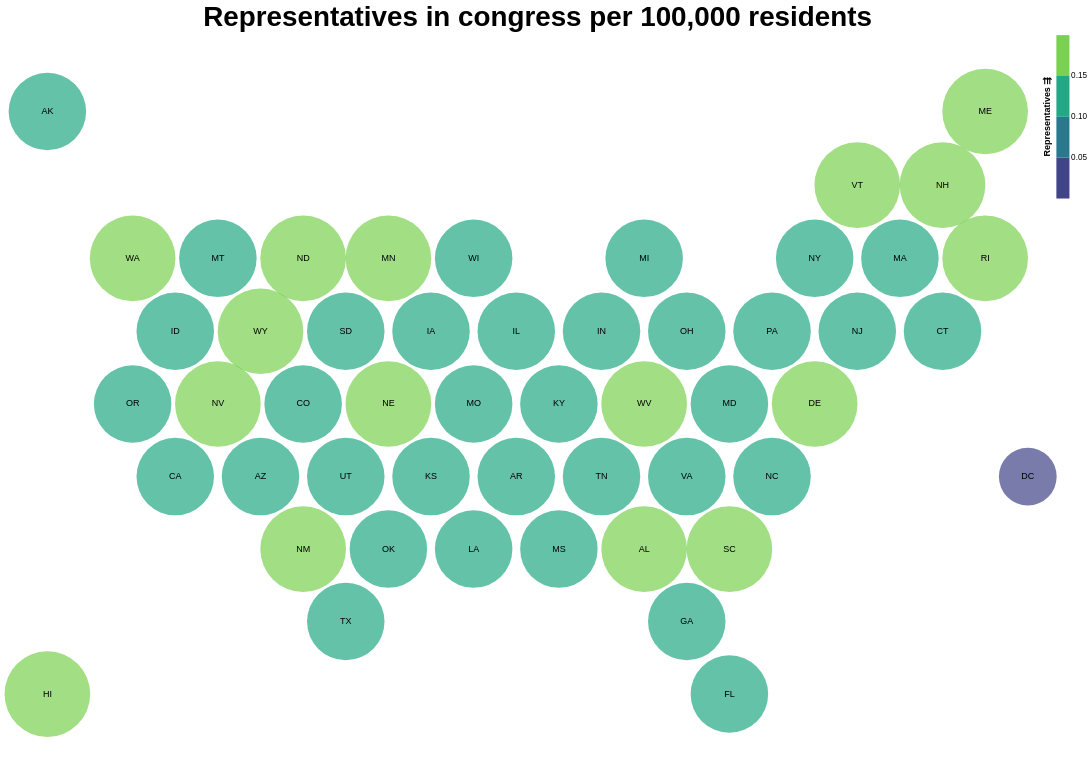

The specification (Vega-Lite) saved for this image:
### Vega specification from a JSON file in a GitHub repository (floating-point values rounded to 4 significant figures)
{"$schema": "https://vega.github.io/schema/vega/v5.json", "background": "white", "padding": 5, "width": 1200, "height": 900, "title": {"text": ["Representatives in congress per 100,000 residents"], "fontSize": 34, "frame": "group"}, "style": "cell", "data": [{"name": "data-ecb5fec3b20ee88d7fc8408d3e2f51c2", "values": [{"%-electoral_votes": 1.67, "%-population": 1.55, "%-representatives": 1.61, "%-senators": 2, "Electoral votes per 100K": 0.19, "Population": 4779736, "Representatives per 100K": 0.15, "Senators per 100K": 0.04, "State": "Alabama", "State_Abbr": "AL", "States": "Alabama", "centroid_lat": 0.65, "centroid_lon": 15.0, "state_code": "AL", "type": "Feature", "geometry": {"type": "Polygon", "coordinates": [[[14.0, 0.1], [14.0, 1.2], [15.0, 1.8], [16, 1.2], [16, 0.1], [15.0, -0.5], [14.0, 0.1]]]}}, {"%-electoral_votes": 0.56, "%-population": 0.23, "%-representatives": 0.23, "%-senators": 2, "Electoral votes per 100K": 0.42, "Population": 710231, "Representatives per 100K": 0.14, "Senators per 100K": 0.28, "State": "Alaska", "State_Abbr": "AK", "States": "Alaska", "centroid_lat": 10.85, "centroid_lon": 1.0, "state_code": "AK", "type": "Feature", "geometry": {"type": "Polygon", "coordinates": [[[-3.243e-20, 10.3], [0, 11.4], [1.0, 12.0], [2, 11.4], [2, 10.3], [1.0, 9.7], [-3.243e-20, 10.3]]]}}, {"%-electoral_votes": 2.04, "%-population": 2.07, "%-representatives": 2.07, "%-senators": 2, "Electoral votes per 100K": 0.17, "Population": 6392017, "Representatives per 100K": 0.14, "Senators per 100K": 0.03, "State": "Arizona", "State_Abbr": "AZ", "States": "Arizona", "centroid_lat": 2.35, "centroid_lon": 6.0, "state_code": "AZ", "type": "Feature", "geometry": {"type": "Polygon", "coordinates": [[[5.0, 1.8], [5, 2.9], [6.0, 3.5], [7.0, 2.9], [7.0, 1.8], [6.0, 1.2], [5.0, 1.8]]]}}, {"%-electoral_votes": 1.12, "%-population": 0.94, "%-representatives": 0.92, "%-senators": 2, "Electoral votes per 100K": 0.21, "Population": 2915918, "Representatives per 100K": 0.14, "Senators per 100K": 0.07, "State": "Arkansas", "State_Abbr": "AR", "States": "Arkansas", "centroid_lat": 2.35, "centroid_lon": 12.0, "state_code": "AR", "type": "Feature", "geometry": {"type": "Polygon", "coordinates": [[[11.0, 1.8], [11, 2.9], [12, 3.5], [13.0, 2.9], [13.0, 1.8], [12.0, 1.2], [11.0, 1.8]]]}}, {"%-electoral_votes": 10.22, "%-population": 12.07, "%-representatives": 12.18, "%-senators": 2, "Electoral votes per 100K": 0.15, "Population": 37253956, "Representatives per 100K": 0.14, "Senators per 100K": 0.01, "State": "California", "State_Abbr": "CA", "States": "California", "centroid_lat": 2.35, "centroid_lon": 4, "state_code": "CA", "type": "Feature", "geometry": {"type": "Polygon", "coordinates": [[[3.0, 1.8], [3, 2.9], [4, 3.5], [5, 2.9], [5.0, 1.8], [4, 1.2], [3.0, 1.8]]]}}, {"%-electoral_votes": 1.67, "%-population": 1.63, "%-representatives": 1.61, "%-senators": 2, "Electoral votes per 100K": 0.18, "Population": 5029196, "Representatives per 100K": 0.14, "Senators per 100K": 0.04, "State": "Colorado", "State_Abbr": "CO", "States": "Colorado", "centroid_lat": 4.05, "centroid_lon": 7.0, "state_code": "CO", "type": "Feature", "geometry": {"type": "Polygon", "coordinates": [[[6.0, 3.5], [6.0, 4.6], [7.0, 5.2], [8, 4.6], [8.0, 3.5], [7.0, 2.9], [6.0, 3.5]]]}}, {"%-electoral_votes": 1.3, "%-population": 1.16, "%-representatives": 1.15, "%-senators": 2, "Electoral votes per 100K": 0.2, "Population": 3574097, "Representatives per 100K": 0.14, "Senators per 100K": 0.06, "State": "Connecticut", "State_Abbr": "CT", "States": "Connecticut", "centroid_lat": 5.75, "centroid_lon": 22.0, "state_code": "CT", "type": "Feature", "geometry": {"type": "Polygon", "coordinates": [[[21.0, 5.2], [21.0, 6.3], [22.0, 6.9], [23.0, 6.3], [23.0, 5.2], [22.0, 4.6], [21.0, 5.2]]]}}, {"%-electoral_votes": 0.56, "%-population": 0.19, "%-representatives": 0.23, "%-senators": 2, "Electoral votes per 100K": 0.5, "Population": 601723, "Representatives per 100K": 0.17, "Senators per 100K": 0.33, "State": "Delaware", "State_Abbr": "DE", "States": "Delaware", "centroid_lat": 4.05, "centroid_lon": 19.0, "state_code": "DE", "type": "Feature", "geometry": {"type": "Polygon", "coordinates": [[[18.0, 3.5], [18, 4.6], [19, 5.2], [20, 4.6], [20, 3.5], [19.0, 2.9], [18.0, 3.5]]]}}, {"%-electoral_votes": 0.56, "%-population": 0.29, "%-representatives": 0, "%-senators": 0, "Electoral votes per 100K": 0.33, "Population": 897934, "Representatives per 100K": 0, "Senators per 100K": 0, "State": "District of Columbia", "State_Abbr": "DC", "States": "D.C.", "centroid_lat": 2.35, "centroid_lon": 24, "state_code": "DC", "type": "Feature", "geometry": {"type": "Polygon", "coordinates": [[[23, 1.8], [23.0, 2.9], [24, 3.5], [25.0, 2.9], [25.0, 1.8], [24.0, 1.2], [23, 1.8]]]}}, {"%-electoral_votes": 5.39, "%-population": 6.09, "%-representatives": 6.21, "%-senators": 2, "Electoral votes per 100K": 0.15, "Population": 18801310, "Representatives per 100K": 0.14, "Senators per 100K": 0.01, "State": "Florida", "State_Abbr": "FL", "States": "Florida", "centroid_lat": -2.75, "centroid_lon": 17, "state_code": "FL", "type": "Feature", "geometry": {"type": "Polygon", "coordinates": [[[16, -2.2], [17.0, -1.6], [18.0, -2.2], [18, -3.3], [17.0, -3.9], [16, -3.3], [16, -2.2]]]}}, {"%-electoral_votes": 2.97, "%-population": 3.14, "%-representatives": 3.22, "%-senators": 2, "Electoral votes per 100K": 0.17, "Population": 9687653, "Representatives per 100K": 0.14, "Senators per 100K": 0.02, "State": "Georgia", "State_Abbr": "GA", "States": "Georgia", "centroid_lat": -1.05, "centroid_lon": 16, "state_code": "GA", "type": "Feature", "geometry": {"type": "Polygon", "coordinates": [[[15.0, -1.6], [15.0, -0.5], [16, 0.1], [17, -0.5], [17.0, -1.6], [16, -2.2], [15.0, -1.6]]]}}, {"%-electoral_votes": 0.74, "%-population": 0.44, "%-representatives": 0.46, "%-senators": 2, "Electoral votes per 100K": 0.29, "Population": 1360301, "Representatives per 100K": 0.15, "Senators per 100K": 0.15, "State": "Hawaii", "State_Abbr": "HI", "States": "Hawaii", "centroid_lat": -2.75, "centroid_lon": 1.0, "state_code": "HI", "type": "Feature", "geometry": {"type": "Polygon", "coordinates": [[[0, -3.3], [3.194e-20, -2.2], [1.0, -1.6], [2.0, -2.2], [2, -3.3], [1.0, -3.9], [0, -3.3]]]}}, {"%-electoral_votes": 0.74, "%-population": 0.51, "%-representatives": 0.46, "%-senators": 2, "Electoral votes per 100K": 0.26, "Population": 1567582, "Representatives per 100K": 0.13, "Senators per 100K": 0.13, "State": "Idaho", "State_Abbr": "ID", "States": "Idaho", "centroid_lat": 5.75, "centroid_lon": 4, "state_code": "ID", "type": "Feature", "geometry": {"type": "Polygon", "coordinates": [[[3.0, 5.2], [3.0, 6.3], [4, 6.9], [5, 6.3], [5.0, 5.2], [4.0, 4.6], [3.0, 5.2]]]}}, {"%-electoral_votes": 3.72, "%-population": 4.16, "%-representatives": 4.14, "%-senators": 2, "Electoral votes per 100K": 0.16, "Population": 12830632, "Representatives per 100K": 0.14, "Senators per 100K": 0.02, "State": "Illinois", "State_Abbr": "IL", "States": "Illinois", "centroid_lat": 5.75, "centroid_lon": 12, "state_code": "IL", "type": "Feature", "geometry": {"type": "Polygon", "coordinates": [[[11.0, 5.2], [11.0, 6.3], [12.0, 6.9], [13.0, 6.3], [13.0, 5.2], [12.0, 4.6], [11.0, 5.2]]]}}, {"%-electoral_votes": 2.04, "%-population": 2.1, "%-representatives": 2.07, "%-senators": 2, "Electoral votes per 100K": 0.17, "Population": 6483802, "Representatives per 100K": 0.14, "Senators per 100K": 0.03, "State": "Indiana", "State_Abbr": "IN", "States": "Indiana", "centroid_lat": 5.75, "centroid_lon": 14.0, "state_code": "IN", "type": "Feature", "geometry": {"type": "Polygon", "coordinates": [[[13.0, 5.2], [13.0, 6.3], [14.0, 6.9], [15.0, 6.3], [15.0, 5.2], [14.0, 4.6], [13.0, 5.2]]]}}, {"%-electoral_votes": 1.12, "%-population": 0.99, "%-representatives": 0.92, "%-senators": 2, "Electoral votes per 100K": 0.2, "Population": 3046355, "Representatives per 100K": 0.13, "Senators per 100K": 0.07, "State": "Iowa", "State_Abbr": "IA", "States": "Iowa", "centroid_lat": 5.75, "centroid_lon": 10, "state_code": "IA", "type": "Feature", "geometry": {"type": "Polygon", "coordinates": [[[9.0, 5.2], [9.0, 6.3], [10, 6.9], [11.0, 6.3], [11.0, 5.2], [10.0, 4.6], [9.0, 5.2]]]}}, {"%-electoral_votes": 1.12, "%-population": 0.92, "%-representatives": 0.92, "%-senators": 2, "Electoral votes per 100K": 0.21, "Population": 2853118, "Representatives per 100K": 0.14, "Senators per 100K": 0.07, "State": "Kansas", "State_Abbr": "KS", "States": "Kansas", "centroid_lat": 2.35, "centroid_lon": 10, "state_code": "KS", "type": "Feature", "geometry": {"type": "Polygon", "coordinates": [[[9.0, 1.8], [9.0, 2.9], [10, 3.5], [11, 2.9], [11.0, 1.8], [10.0, 1.2], [9.0, 1.8]]]}}, {"%-electoral_votes": 1.49, "%-population": 1.41, "%-representatives": 1.38, "%-senators": 2, "Electoral votes per 100K": 0.18, "Population": 4339367, "Representatives per 100K": 0.14, "Senators per 100K": 0.05, "State": "Kentucky", "State_Abbr": "KY", "States": "Kentucky", "centroid_lat": 4.05, "centroid_lon": 13, "state_code": "KY", "type": "Feature", "geometry": {"type": "Polygon", "coordinates": [[[12, 3.5], [12.0, 4.6], [13.0, 5.2], [14.0, 4.6], [14.0, 3.5], [13.0, 2.9], [12, 3.5]]]}}, {"%-electoral_votes": 1.49, "%-population": 1.47, "%-representatives": 1.38, "%-senators": 2, "Electoral votes per 100K": 0.18, "Population": 4533372, "Representatives per 100K": 0.13, "Senators per 100K": 0.04, "State": "Louisiana", "State_Abbr": "LA", "States": "Louisiana", "centroid_lat": 0.65, "centroid_lon": 11.0, "state_code": "LA", "type": "Feature", "geometry": {"type": "Polygon", "coordinates": [[[10.0, 0.1], [10.0, 1.2], [11.0, 1.8], [12.0, 1.2], [12.0, 0.1], [11.0, -0.5], [10.0, 0.1]]]}}, {"%-electoral_votes": 0.74, "%-population": 0.43, "%-representatives": 0.46, "%-senators": 2, "Electoral votes per 100K": 0.3, "Population": 1328361, "Representatives per 100K": 0.15, "Senators per 100K": 0.15, "State": "Maine", "State_Abbr": "ME", "States": "Maine", "centroid_lat": 10.85, "centroid_lon": 23, "state_code": "ME", "type": "Feature", "geometry": {"type": "Polygon", "coordinates": [[[22.0, 11.4], [23.0, 12.0], [24.0, 11.4], [24.0, 10.3], [23.0, 9.7], [22, 10.3], [22.0, 11.4]]]}}, {"%-electoral_votes": 1.86, "%-population": 1.87, "%-representatives": 1.84, "%-senators": 2, "Electoral votes per 100K": 0.17, "Population": 5773552, "Representatives per 100K": 0.14, "Senators per 100K": 0.03, "State": "Maryland", "State_Abbr": "MD", "States": "Maryland", "centroid_lat": 4.05, "centroid_lon": 17.0, "state_code": "MD", "type": "Feature", "geometry": {"type": "Polygon", "coordinates": [[[16, 3.5], [16.0, 4.6], [17.0, 5.2], [18, 4.6], [18.0, 3.5], [17.0, 2.9], [16, 3.5]]]}}, {"%-electoral_votes": 2.04, "%-population": 2.12, "%-representatives": 2.07, "%-senators": 2, "Electoral votes per 100K": 0.17, "Population": 6547629, "Representatives per 100K": 0.14, "Senators per 100K": 0.03, "State": "Massachusetts", "State_Abbr": "MA", "States": "Massachusetts", "centroid_lat": 7.45, "centroid_lon": 21.0, "state_code": "MA", "type": "Feature", "geometry": {"type": "Polygon", "coordinates": [[[20.0, 6.9], [20.0, 8.0], [21, 8.6], [22.0, 8.0], [22.0, 6.9], [21.0, 6.3], [20.0, 6.9]]]}}, {"%-electoral_votes": 2.97, "%-population": 3.2, "%-representatives": 3.22, "%-senators": 2, "Electoral votes per 100K": 0.16, "Population": 9883640, "Representatives per 100K": 0.14, "Senators per 100K": 0.02, "State": "Michigan", "State_Abbr": "MI", "States": "Michigan", "centroid_lat": 7.45, "centroid_lon": 15, "state_code": "MI", "type": "Feature", "geometry": {"type": "Polygon", "coordinates": [[[14.0, 8.0], [15.0, 8.6], [16.0, 8.0], [16.0, 6.9], [15.0, 6.3], [14.0, 6.9], [14.0, 8.0]]]}}, {"%-electoral_votes": 1.86, "%-population": 1.72, "%-representatives": 1.84, "%-senators": 2, "Electoral votes per 100K": 0.19, "Population": 5303925, "Representatives per 100K": 0.15, "Senators per 100K": 0.04, "State": "Minnesota", "State_Abbr": "MN", "States": "Minnesota", "centroid_lat": 7.45, "centroid_lon": 9.0, "state_code": "MN", "type": "Feature", "geometry": {"type": "Polygon", "coordinates": [[[8.0, 6.9], [8.0, 8.0], [9.0, 8.6], [10.0, 8.0], [10, 6.9], [9.0, 6.3], [8.0, 6.9]]]}}, {"%-electoral_votes": 1.12, "%-population": 0.96, "%-representatives": 0.92, "%-senators": 2, "Electoral votes per 100K": 0.2, "Population": 2967297, "Representatives per 100K": 0.13, "Senators per 100K": 0.07, "State": "Mississippi", "State_Abbr": "MS", "States": "Mississippi", "centroid_lat": 0.65, "centroid_lon": 13, "state_code": "MS", "type": "Feature", "geometry": {"type": "Polygon", "coordinates": [[[12.0, 1.2], [13.0, 1.8], [14.0, 1.2], [14.0, 0.1], [13.0, -0.5], [12.0, 0.1], [12.0, 1.2]]]}}, {"%-electoral_votes": 1.86, "%-population": 1.94, "%-representatives": 1.84, "%-senators": 2, "Electoral votes per 100K": 0.17, "Population": 5988927, "Representatives per 100K": 0.13, "Senators per 100K": 0.03, "State": "Missouri", "State_Abbr": "MO", "States": "Missouri", "centroid_lat": 4.05, "centroid_lon": 11, "state_code": "MO", "type": "Feature", "geometry": {"type": "Polygon", "coordinates": [[[10.0, 4.6], [11.0, 5.2], [12.0, 4.6], [12, 3.5], [11, 2.9], [10, 3.5], [10.0, 4.6]]]}}, {"%-electoral_votes": 0.56, "%-population": 0.32, "%-representatives": 0.23, "%-senators": 2, "Electoral votes per 100K": 0.3, "Population": 989415, "Representatives per 100K": 0.1, "Senators per 100K": 0.2, "State": "Montana", "State_Abbr": "MT", "States": "Montana", "centroid_lat": 7.45, "centroid_lon": 5.0, "state_code": "MT", "type": "Feature", "geometry": {"type": "Polygon", "coordinates": [[[4, 6.9], [4.0, 8.0], [5.0, 8.6], [6, 8.0], [6.0, 6.9], [5, 6.3], [4, 6.9]]]}}, {"%-electoral_votes": 0.93, "%-population": 0.59, "%-representatives": 0.69, "%-senators": 2, "Electoral votes per 100K": 0.27, "Population": 1826341, "Representatives per 100K": 0.16, "Senators per 100K": 0.11, "State": "Nebraska", "State_Abbr": "NE", "States": "Nebraska", "centroid_lat": 4.05, "centroid_lon": 9.0, "state_code": "NE", "type": "Feature", "geometry": {"type": "Polygon", "coordinates": [[[8.0, 3.5], [8, 4.6], [9.0, 5.2], [10.0, 4.6], [10, 3.5], [9.0, 2.9], [8.0, 3.5]]]}}, {"%-electoral_votes": 1.12, "%-population": 0.87, "%-representatives": 0.92, "%-senators": 2, "Electoral votes per 100K": 0.22, "Population": 2700551, "Representatives per 100K": 0.15, "Senators per 100K": 0.07, "State": "Nevada", "State_Abbr": "NV", "States": "Nevada", "centroid_lat": 4.05, "centroid_lon": 5.0, "state_code": "NV", "type": "Feature", "geometry": {"type": "Polygon", "coordinates": [[[4.0, 4.6], [5.0, 5.2], [6.0, 4.6], [6.0, 3.5], [5, 2.9], [4, 3.5], [4.0, 4.6]]]}}, {"%-electoral_votes": 0.74, "%-population": 0.43, "%-representatives": 0.46, "%-senators": 2, "Electoral votes per 100K": 0.3, "Population": 1316470, "Representatives per 100K": 0.15, "Senators per 100K": 0.15, "State": "New Hampshire", "State_Abbr": "NH", "States": "New Hampshire", "centroid_lat": 9.15, "centroid_lon": 22.0, "state_code": "NH", "type": "Feature", "geometry": {"type": "Polygon", "coordinates": [[[21, 8.6], [21.0, 9.7], [22, 10.3], [23.0, 9.7], [23.0, 8.6], [22.0, 8.0], [21, 8.6]]]}}, {"%-electoral_votes": 2.6, "%-population": 2.85, "%-representatives": 2.76, "%-senators": 2, "Electoral votes per 100K": 0.16, "Population": 8791894, "Representatives per 100K": 0.14, "Senators per 100K": 0.02, "State": "New Jersey", "State_Abbr": "NJ", "States": "New Jersey", "centroid_lat": 5.75, "centroid_lon": 20, "state_code": "NJ", "type": "Feature", "geometry": {"type": "Polygon", "coordinates": [[[19, 5.2], [19.0, 6.3], [20.0, 6.9], [21.0, 6.3], [21.0, 5.2], [20, 4.6], [19, 5.2]]]}}, {"%-electoral_votes": 0.93, "%-population": 0.67, "%-representatives": 0.69, "%-senators": 2, "Electoral votes per 100K": 0.24, "Population": 2059179, "Representatives per 100K": 0.15, "Senators per 100K": 0.1, "State": "New Mexico", "State_Abbr": "NM", "States": "New Mexico", "centroid_lat": 0.65, "centroid_lon": 7.0, "state_code": "NM", "type": "Feature", "geometry": {"type": "Polygon", "coordinates": [[[6.0, 0.1], [6.0, 1.2], [7.0, 1.8], [8, 1.2], [8.0, 0.1], [7.0, -0.5], [6.0, 0.1]]]}}, {"%-electoral_votes": 5.39, "%-population": 6.28, "%-representatives": 6.21, "%-senators": 2, "Electoral votes per 100K": 0.15, "Population": 19378102, "Representatives per 100K": 0.14, "Senators per 100K": 0.01, "State": "New York", "State_Abbr": "NY", "States": "New York", "centroid_lat": 7.45, "centroid_lon": 19.0, "state_code": "NY", "type": "Feature", "geometry": {"type": "Polygon", "coordinates": [[[18.0, 6.9], [18.0, 8.0], [19.0, 8.6], [20.0, 8.0], [20.0, 6.9], [19.0, 6.3], [18.0, 6.9]]]}}, {"%-electoral_votes": 2.79, "%-population": 3.09, "%-representatives": 2.99, "%-senators": 2, "Electoral votes per 100K": 0.16, "Population": 9535483, "Representatives per 100K": 0.14, "Senators per 100K": 0.02, "State": "North Carolina", "State_Abbr": "NC", "States": "North Carolina", "centroid_lat": 2.35, "centroid_lon": 18.0, "state_code": "NC", "type": "Feature", "geometry": {"type": "Polygon", "coordinates": [[[17.0, 1.8], [17.0, 2.9], [18.0, 3.5], [19.0, 2.9], [19.0, 1.8], [18.0, 1.2], [17.0, 1.8]]]}}, {"%-electoral_votes": 0.56, "%-population": 0.22, "%-representatives": 0.23, "%-senators": 2, "Electoral votes per 100K": 0.45, "Population": 672591, "Representatives per 100K": 0.15, "Senators per 100K": 0.3, "State": "North Dakota", "State_Abbr": "ND", "States": "North Dakota", "centroid_lat": 7.45, "centroid_lon": 7.0, "state_code": "ND", "type": "Feature", "geometry": {"type": "Polygon", "coordinates": [[[6.0, 6.9], [6, 8.0], [7.0, 8.6], [8.0, 8.0], [8.0, 6.9], [7.0, 6.3], [6.0, 6.9]]]}}, {"%-electoral_votes": 3.35, "%-population": 3.74, "%-representatives": 3.68, "%-senators": 2, "Electoral votes per 100K": 0.16, "Population": 11536504, "Representatives per 100K": 0.14, "Senators per 100K": 0.02, "State": "Ohio", "State_Abbr": "OH", "States": "Ohio", "centroid_lat": 5.75, "centroid_lon": 16, "state_code": "OH", "type": "Feature", "geometry": {"type": "Polygon", "coordinates": [[[15.0, 5.2], [15.0, 6.3], [16.0, 6.9], [17.0, 6.3], [17.0, 5.2], [16.0, 4.6], [15.0, 5.2]]]}}, {"%-electoral_votes": 1.3, "%-population": 1.22, "%-representatives": 1.15, "%-senators": 2, "Electoral votes per 100K": 0.19, "Population": 3751351, "Representatives per 100K": 0.13, "Senators per 100K": 0.05, "State": "Oklahoma", "State_Abbr": "OK", "States": "Oklahoma", "centroid_lat": 0.65, "centroid_lon": 9.0, "state_code": "OK", "type": "Feature", "geometry": {"type": "Polygon", "coordinates": [[[8.0, 0.1], [8, 1.2], [9.0, 1.8], [10.0, 1.2], [10.0, 0.1], [9.0, -0.5], [8.0, 0.1]]]}}, {"%-electoral_votes": 1.3, "%-population": 1.24, "%-representatives": 1.15, "%-senators": 2, "Electoral votes per 100K": 0.18, "Population": 3831074, "Representatives per 100K": 0.13, "Senators per 100K": 0.05, "State": "Oregon", "State_Abbr": "OR", "States": "Oregon", "centroid_lat": 4.05, "centroid_lon": 3, "state_code": "OR", "type": "Feature", "geometry": {"type": "Polygon", "coordinates": [[[2.0, 4.6], [3.0, 5.2], [4.0, 4.6], [4, 3.5], [3, 2.9], [2.0, 3.5], [2.0, 4.6]]]}}, {"%-electoral_votes": 3.72, "%-population": 4.11, "%-representatives": 4.14, "%-senators": 2, "Electoral votes per 100K": 0.16, "Population": 12702379, "Representatives per 100K": 0.14, "Senators per 100K": 0.02, "State": "Pennsylvania", "State_Abbr": "PA", "States": "Pennsylvania", "centroid_lat": 5.75, "centroid_lon": 18, "state_code": "PA", "type": "Feature", "geometry": {"type": "Polygon", "coordinates": [[[17.0, 5.2], [17.0, 6.3], [18.0, 6.9], [19.0, 6.3], [19, 5.2], [18, 4.6], [17.0, 5.2]]]}}, {"%-electoral_votes": 0.74, "%-population": 0.34, "%-representatives": 0.46, "%-senators": 2, "Electoral votes per 100K": 0.38, "Population": 1052567, "Representatives per 100K": 0.19, "Senators per 100K": 0.19, "State": "Rhode Island", "State_Abbr": "RI", "States": "Rhode Island", "centroid_lat": 7.45, "centroid_lon": 23.0, "state_code": "RI", "type": "Feature", "geometry": {"type": "Polygon", "coordinates": [[[22.0, 8.0], [23.0, 8.6], [24.0, 8.0], [24.0, 6.9], [23.0, 6.3], [22.0, 6.9], [22.0, 8.0]]]}}, {"%-electoral_votes": 1.67, "%-population": 1.5, "%-representatives": 1.61, "%-senators": 2, "Electoral votes per 100K": 0.19, "Population": 4625364, "Representatives per 100K": 0.15, "Senators per 100K": 0.04, "State": "South Carolina", "State_Abbr": "SC", "States": "South Carolina", "centroid_lat": 0.65, "centroid_lon": 17, "state_code": "SC", "type": "Feature", "geometry": {"type": "Polygon", "coordinates": [[[16, 0.1], [16, 1.2], [17.0, 1.8], [18.0, 1.2], [18.0, 0.1], [17, -0.5], [16, 0.1]]]}}, {"%-electoral_votes": 0.56, "%-population": 0.26, "%-representatives": 0.23, "%-senators": 2, "Electoral votes per 100K": 0.37, "Population": 814180, "Representatives per 100K": 0.12, "Senators per 100K": 0.25, "State": "South Dakota", "State_Abbr": "SD", "States": "South Dakota", "centroid_lat": 5.75, "centroid_lon": 8.0, "state_code": "SD", "type": "Feature", "geometry": {"type": "Polygon", "coordinates": [[[7.0, 6.3], [8.0, 6.9], [9.0, 6.3], [9.0, 5.2], [8, 4.6], [7.0, 5.2], [7.0, 6.3]]]}}, {"%-electoral_votes": 2.04, "%-population": 2.06, "%-representatives": 2.07, "%-senators": 2, "Electoral votes per 100K": 0.17, "Population": 6346105, "Representatives per 100K": 0.14, "Senators per 100K": 0.03, "State": "Tennessee", "State_Abbr": "TN", "States": "Tennessee", "centroid_lat": 2.35, "centroid_lon": 14, "state_code": "TN", "type": "Feature", "geometry": {"type": "Polygon", "coordinates": [[[13.0, 2.9], [14.0, 3.5], [15.0, 2.9], [15.0, 1.8], [14.0, 1.2], [13.0, 1.8], [13.0, 2.9]]]}}, {"%-electoral_votes": 7.06, "%-population": 8.14, "%-representatives": 8.28, "%-senators": 2, "Electoral votes per 100K": 0.15, "Population": 25145561, "Representatives per 100K": 0.14, "Senators per 100K": 0.01, "State": "Texas", "State_Abbr": "TX", "States": "Texas", "centroid_lat": -1.05, "centroid_lon": 8, "state_code": "TX", "type": "Feature", "geometry": {"type": "Polygon", "coordinates": [[[7, -1.6], [7.0, -0.5], [8.0, 0.1], [9.0, -0.5], [9.0, -1.6], [8.0, -2.2], [7, -1.6]]]}}, {"%-electoral_votes": 1.12, "%-population": 0.9, "%-representatives": 0.92, "%-senators": 2, "Electoral votes per 100K": 0.22, "Population": 2763885, "Representatives per 100K": 0.14, "Senators per 100K": 0.07, "State": "Utah", "State_Abbr": "UT", "States": "Utah", "centroid_lat": 2.35, "centroid_lon": 8.0, "state_code": "UT", "type": "Feature", "geometry": {"type": "Polygon", "coordinates": [[[7.0, 2.9], [8.0, 3.5], [9.0, 2.9], [9.0, 1.8], [8, 1.2], [7.0, 1.8], [7.0, 2.9]]]}}, {"%-electoral_votes": 0.56, "%-population": 0.2, "%-representatives": 0.23, "%-senators": 2, "Electoral votes per 100K": 0.48, "Population": 625741, "Representatives per 100K": 0.16, "Senators per 100K": 0.32, "State": "Vermont", "State_Abbr": "VT", "States": "Vermont", "centroid_lat": 9.15, "centroid_lon": 20.0, "state_code": "VT", "type": "Feature", "geometry": {"type": "Polygon", "coordinates": [[[19.0, 8.6], [19.0, 9.7], [20.0, 10.3], [21.0, 9.7], [21, 8.6], [20.0, 8.0], [19.0, 8.6]]]}}, {"%-electoral_votes": 2.42, "%-population": 2.59, "%-representatives": 2.53, "%-senators": 2, "Electoral votes per 100K": 0.16, "Population": 8001024, "Representatives per 100K": 0.14, "Senators per 100K": 0.02, "State": "Virginia", "State_Abbr": "VA", "States": "Virginia", "centroid_lat": 2.35, "centroid_lon": 16.0, "state_code": "VA", "type": "Feature", "geometry": {"type": "Polygon", "coordinates": [[[15.0, 2.9], [16, 3.5], [17.0, 2.9], [17.0, 1.8], [16, 1.2], [15.0, 1.8], [15.0, 2.9]]]}}, {"%-electoral_votes": 2.23, "%-population": 2.18, "%-representatives": 2.3, "%-senators": 2, "Electoral votes per 100K": 0.18, "Population": 6724540, "Representatives per 100K": 0.15, "Senators per 100K": 0.03, "State": "Washington", "State_Abbr": "WA", "States": "Washington", "centroid_lat": 7.45, "centroid_lon": 3, "state_code": "WA", "type": "Feature", "geometry": {"type": "Polygon", "coordinates": [[[2.0, 8.0], [3, 8.6], [4.0, 8.0], [4, 6.9], [3.0, 6.3], [2, 6.9], [2.0, 8.0]]]}}, {"%-electoral_votes": 0.93, "%-population": 0.6, "%-representatives": 0.69, "%-senators": 2, "Electoral votes per 100K": 0.27, "Population": 1852994, "Representatives per 100K": 0.16, "Senators per 100K": 0.11, "State": "West Virginia", "State_Abbr": "WV", "States": "West Virginia", "centroid_lat": 4.05, "centroid_lon": 15.0, "state_code": "WV", "type": "Feature", "geometry": {"type": "Polygon", "coordinates": [[[14.0, 3.5], [14.0, 4.6], [15.0, 5.2], [16.0, 4.6], [16, 3.5], [15.0, 2.9], [14.0, 3.5]]]}}, {"%-electoral_votes": 1.86, "%-population": 1.84, "%-representatives": 1.84, "%-senators": 2, "Electoral votes per 100K": 0.18, "Population": 5686986, "Representatives per 100K": 0.14, "Senators per 100K": 0.04, "State": "Wisconsin", "State_Abbr": "WI", "States": "Wisconsin", "centroid_lat": 7.45, "centroid_lon": 11.0, "state_code": "WI", "type": "Feature", "geometry": {"type": "Polygon", "coordinates": [[[10.0, 8.0], [11.0, 8.6], [12.0, 8.0], [12.0, 6.9], [11.0, 6.3], [10, 6.9], [10.0, 8.0]]]}}, {"%-electoral_votes": 0.56, "%-population": 0.18, "%-representatives": 0.23, "%-senators": 2, "Electoral votes per 100K": 0.53, "Population": 563626, "Representatives per 100K": 0.18, "Senators per 100K": 0.35, "State": "Wyoming", "State_Abbr": "WY", "States": "Wyoming", "centroid_lat": 5.75, "centroid_lon": 6.0, "state_code": "WY", "type": "Feature", "geometry": {"type": "Polygon", "coordinates": [[[5.0, 5.2], [5, 6.3], [6.0, 6.9], [7.0, 6.3], [7.0, 5.2], [6.0, 4.6], [5.0, 5.2]]]}}]}, {"name": "data_1", "source": "data-ecb5fec3b20ee88d7fc8408d3e2f51c2", "transform": [{"type": "extent", "field": "Representatives per 100K", "signal": "layer_0_bin_maxbins_4_Representatives_per_100K_extent"}, {"type": "bin", "field": "Representatives per 100K", "as": ["bin_maxbins_4_Representatives per 100K", "bin_maxbins_4_Representatives per 100K_end"], "signal": "layer_0_bin_maxbins_4_Representatives_per_100K_bins", "extent": {"signal": "layer_0_bin_maxbins_4_Representatives_per_100K_extent"}, "maxbins": 4}, {"type": "geojson", "fields": ["centroid_lon", "centroid_lat"], "signal": "layer_0_geojson_0"}, {"type": "geopoint", "projection": "projection", "fields": ["centroid_lon", "centroid_lat"], "as": ["layer_0_x", "layer_0_y"]}, {"type": "filter", "expr": "isValid(datum[\"bin_maxbins_4_Representatives per 100K\"]) && isFinite(+datum[\"bin_maxbins_4_Representatives per 100K\"])"}]}, {"name": "data_2", "source": "data-ecb5fec3b20ee88d7fc8408d3e2f51c2", "transform": [{"type": "geojson", "fields": ["centroid_lon", "centroid_lat"], "signal": "layer_1_geojson_0"}, {"type": "geopoint", "projection": "projection", "fields": ["centroid_lon", "centroid_lat"], "as": ["layer_1_x", "layer_1_y"]}]}], "projections": [{"name": "projection", "size": {"signal": "[width, height]"}, "fit": {"signal": "[layer_0_geojson_0, layer_1_geojson_0]"}}], "marks": [{"name": "layer_0_marks", "type": "symbol", "style": ["circle"], "from": {"data": "data_1"}, "encode": {"update": {"opacity": {"value": 0.7}, "fill": {"signal": "scale(\"color\", 0.5 * datum[\"bin_maxbins_4_Representatives per 100K\"] + 0.5 * datum[\"bin_maxbins_4_Representatives per 100K_end\"])"}, "tooltip": {"signal": "{\"State\": isValid(datum[\"State\"]) ? datum[\"State\"] : \"\"+datum[\"State\"], \"Representatives per 100K\": format(datum[\"Representatives per 100K\"], \"\"), \"%-population\": format(datum[\"%-population\"], \"\"), \"%-representatives\": format(datum[\"%-representatives\"], \"\")}"}, "ariaRoleDescription": {"value": "circle"}, "description": {"signal": "\"Representatives ⇶: \" + (!isValid(datum[\"bin_maxbins_4_Representatives per 100K\"]) || !isFinite(+datum[\"bin_maxbins_4_Representatives per 100K\"]) ? \"null\" : format(datum[\"bin_maxbins_4_Representatives per 100K\"], \"\") + \" – \" + format(datum[\"bin_maxbins_4_Representatives per 100K_end\"], \"\")) + \"; centroid_lat: \" + (format(datum[\"centroid_lat\"], \"\")) + \"; centroid_lon: \" + (format(datum[\"centroid_lon\"], \"\")) + \"; Representatives per 100K (binned): \" + (!isValid(datum[\"bin_maxbins_4_Representatives per 100K\"]) || !isFinite(+datum[\"bin_maxbins_4_Representatives per 100K\"]) ? \"null\" : format(datum[\"bin_maxbins_4_Representatives per 100K\"], \"\") + \" – \" + format(datum[\"bin_maxbins_4_Representatives per 100K_end\"], \"\")) + \"; State: \" + (isValid(datum[\"State\"]) ? datum[\"State\"] : \"\"+datum[\"State\"]) + \"; Representatives per 100K: \" + (format(datum[\"Representatives per 100K\"], \"\")) + \"; %-population: \" + (format(datum[\"%-population\"], \"\")) + \"; %-representatives: \" + (format(datum[\"%-representatives\"], \"\"))"}, "x": {"field": "layer_0_x"}, "y": {"field": "layer_0_y"}, "size": {"signal": "scale(\"size\", 0.5 * datum[\"bin_maxbins_4_Representatives per 100K\"] + 0.5 * datum[\"bin_maxbins_4_Representatives per 100K_end\"])"}, "shape": {"value": "circle"}}}}, {"name": "layer_1_marks", "type": "text", "style": ["text"], "from": {"data": "data_2"}, "encode": {"update": {"fill": {"value": "black"}, "description": {"signal": "\"centroid_lat: \" + (format(datum[\"centroid_lat\"], \"\")) + \"; centroid_lon: \" + (format(datum[\"centroid_lon\"], \"\")) + \"; state_code: \" + (isValid(datum[\"state_code\"]) ? datum[\"state_code\"] : \"\"+datum[\"state_code\"])"}, "x": {"field": "layer_1_x"}, "y": {"field": "layer_1_y"}, "text": {"signal": "isValid(datum[\"state_code\"]) ? datum[\"state_code\"] : \"\"+datum[\"state_code\"]"}, "align": {"value": "center"}, "baseline": {"value": "middle"}}}}], "scales": [{"name": "color", "type": "bin-ordinal", "range": {"scheme": "viridis"}, "bins": {"signal": "layer_0_bin_maxbins_4_Representatives_per_100K_bins"}, "interpolate": "hcl"}, {"name": "size", "type": "linear", "domain": {"signal": "[layer_0_bin_maxbins_4_Representatives_per_100K_bins.start, layer_0_bin_maxbins_4_Representatives_per_100K_bins.stop]"}, "range": [4000, 12000], "bins": {"signal": "layer_0_bin_maxbins_4_Representatives_per_100K_bins"}, "zero": true}], "legends": [{"orient": "right", "title": "Representatives ⇶", "titleOrient": "left", "fill": "color", "symbolType": "circle", "encode": {"symbols": {"update": {"opacity": {"value": 0.7}}}}}], "config": {"style": {"cell": {"stroke": null}}}}
